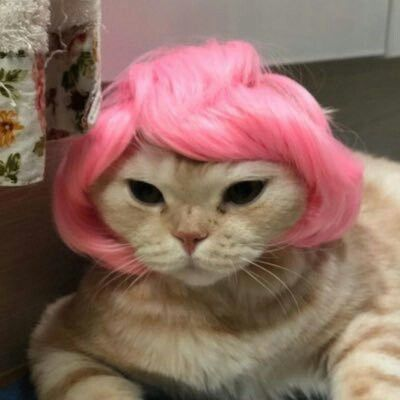
#> input picture CV_Builder_Series/5ad30b721ae28a6748be82130f9828ec.jpg, 400 x 400 px, found by its file name
$ python task_6.3.py
#> lines starting #> are read from the running program, lines starting #| are printed output that depends on the picture
# Importing OpenCV Library
import cv2

# Relative or absolute path of the input image file
path = r"C:\Users\rohan\OneDrive\Desktop\Build club\CV_Builder_Series\5ad30b721ae28a6748be82130f9828ec.jpg"

# reading image (by default the flag is 1 if not specified)
image = cv2.imread(path)
#> image is the input picture: shape (400, 400, 3); mean B, G, R 96, 107.2, 138.8
size = image.shape
#> size = (400, 400, 3)
width = size[0]
#> width = 400
height = size[1]
#> height = 400

center = (int(height/2), int(width/2))
#> center = (200, 200)
M = cv2.getRotationMatrix2D(center, 45, 1)
imageRot = cv2.warpAffine(image, M, (height, width))
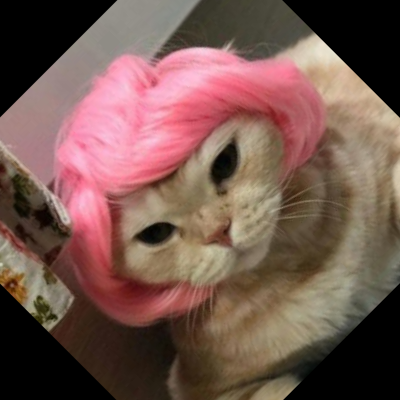
#> imageRot: shape (400, 400, 3); mean B, G, R 79, 87.2, 117.2

# Display image in a window
cv2.imshow("Output", image)
cv2.imshow("Rotate", imageRot)

# Wait until any key press (press any key to close the window)
cv2.waitKey()
# kill all the windows
cv2.destroyAllWindows()

$ run again, with CV_Builder_Series/9c1318551dbc9159f5bcceb977bd7c94.jpg copied over CV_Builder_Series/5ad30b721ae28a6748be82130f9828ec.jpg
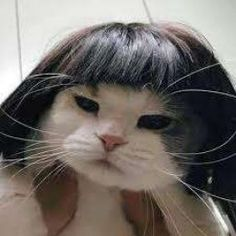
#> input picture CV_Builder_Series/9c1318551dbc9159f5bcceb977bd7c94.jpg, 236 x 236 px, found by its file name
#> image is the input picture: shape (236, 236, 3); mean B, G, R 102.6, 107.3, 113.5
#> `imageRot = cv2.warpAffine(image, M, (height, width))`:
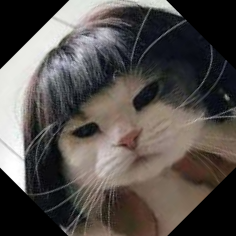
#> imageRot: shape (236, 236, 3); mean B, G, R 76, 79.4, 84.7

$ run again, with CV_Builder_Series/f90a84272a0eb8729a55816ac563d677.jpg copied over CV_Builder_Series/5ad30b721ae28a6748be82130f9828ec.jpg
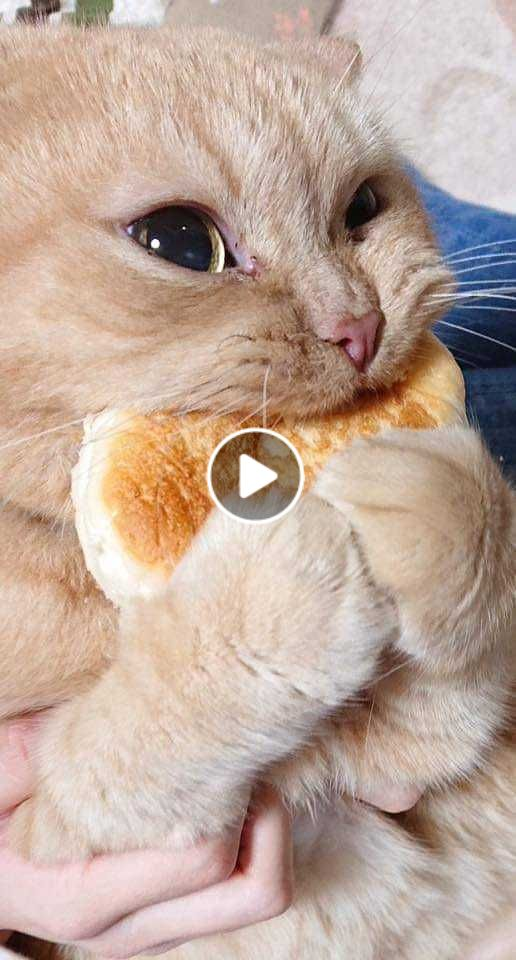
#> input picture CV_Builder_Series/f90a84272a0eb8729a55816ac563d677.jpg, 516 x 960 px, found by its file name
#> image is the input picture: shape (960, 516, 3); mean B, G, R 155.6, 168.5, 191
#> `imageRot = cv2.warpAffine(image, M, (height, width))`:
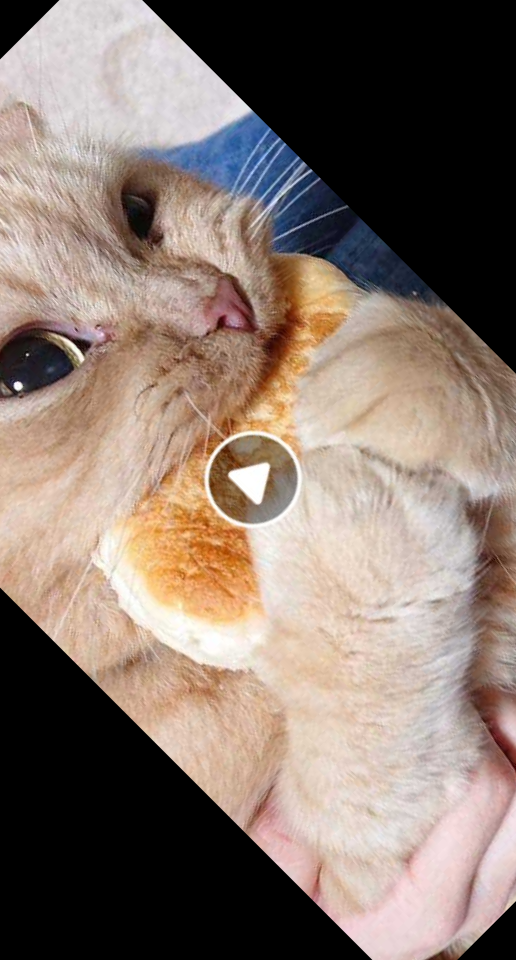
#> imageRot: shape (960, 516, 3); mean B, G, R 109.5, 119, 135.3

$ run again, with CV_Builder_Series/images.jpeg copied over CV_Builder_Series/5ad30b721ae28a6748be82130f9828ec.jpg
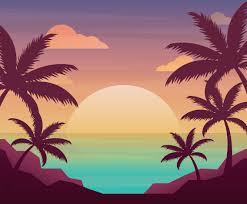
#> input picture CV_Builder_Series/images.jpeg, 247 x 204 px, found by its file name
#> image is the input picture: shape (204, 247, 3); mean B, G, R 107.5, 110.4, 148.2
#> `imageRot = cv2.warpAffine(image, M, (height, width))`:
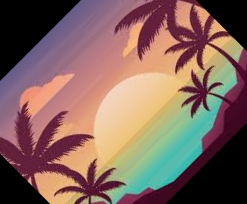
#> imageRot: shape (204, 247, 3); mean B, G, R 93.5, 101.3, 129.9
